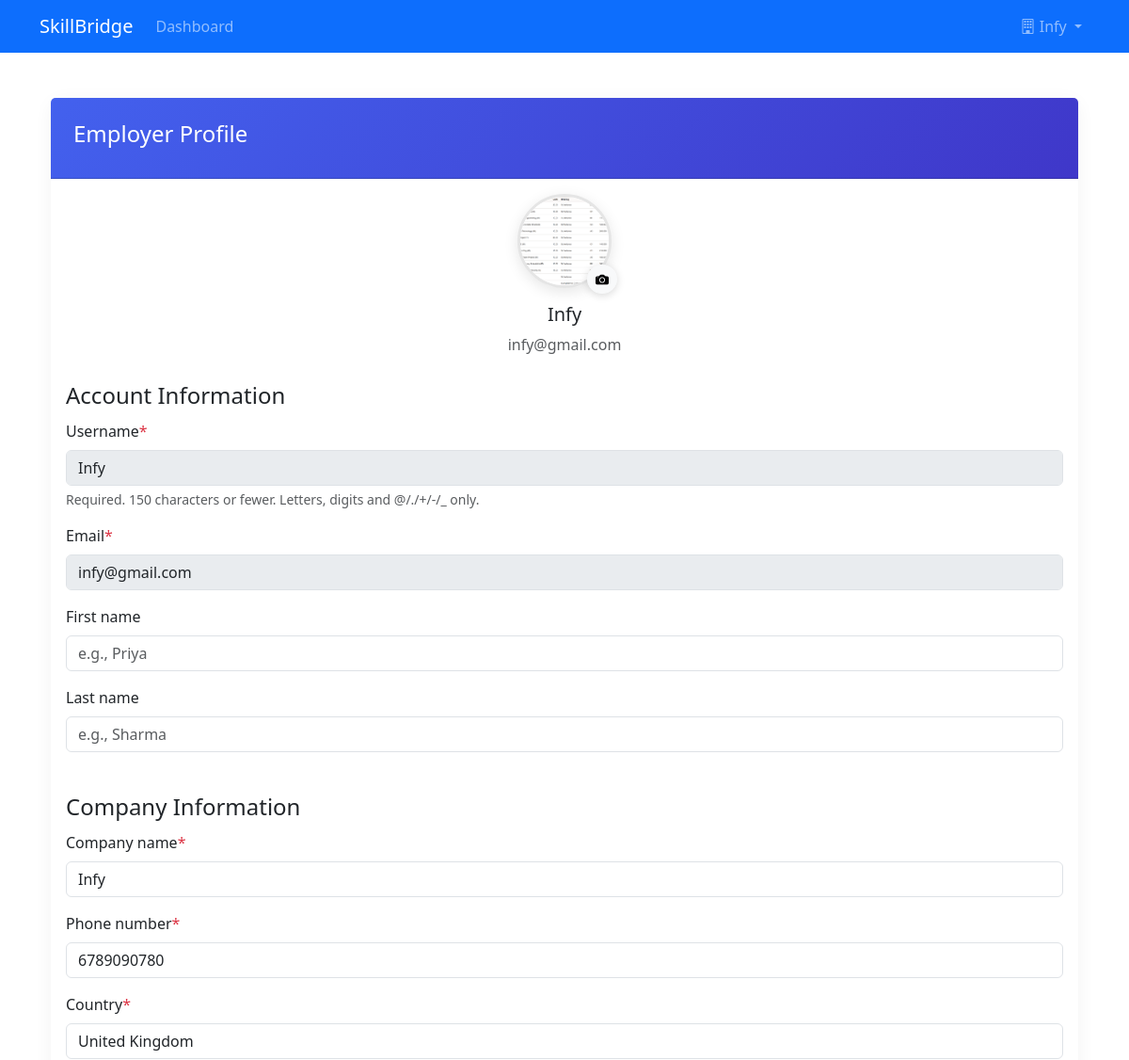
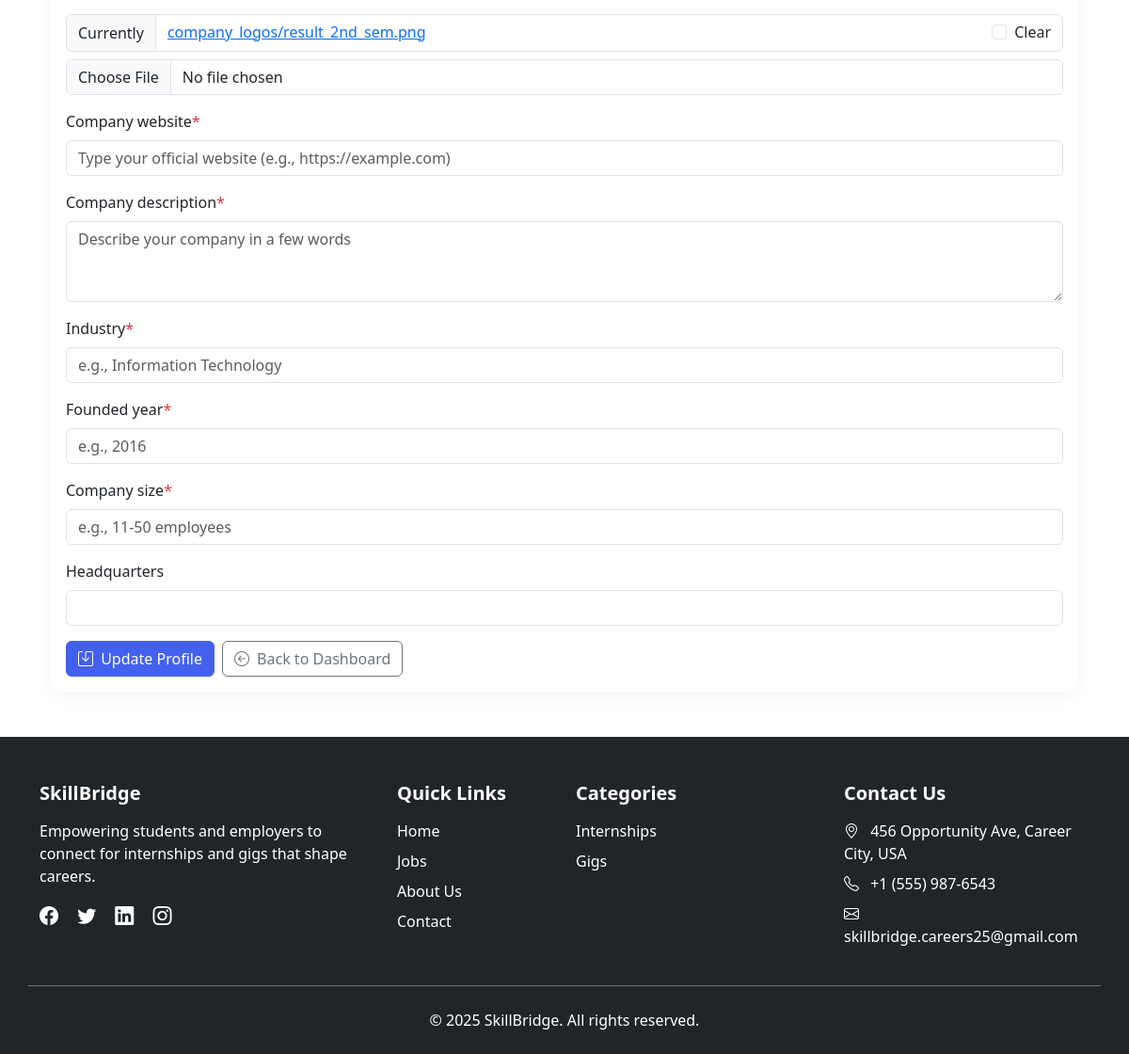
The app's page /accounts/profile/employer/ (signed in) with its own data (2 pictures, top to bottom).
### accounts/models.py (models this page shows, shortened)
class User(AbstractUser):
    is_student = models.BooleanField(default=False)
    is_employer = models.BooleanField(default=False)
    is_verified = models.BooleanField(default=False)

class EmployerProfile(models.Model):
    user = models.OneToOneField(settings.AUTH_USER_MODEL, on_delete=models.CASCADE, primary_key=True)
    company_name = models.CharField(max_length=200)
    email = models.EmailField(unique=True)
    phone_regex = RegexValidator(
    regex=r'^\+\d{12}$',
    message="Phone number must be in the format: '+CCXXXXXXXXXX' (2-digit country code + 10-digit number)."
)
    phone_number = models.CharField(validators=[phone_regex], max_length=13)
    country = models.CharField(max_length=100)
    company_logo = models.ImageField(upload_to='company_logos/', blank=True, null=True)
    company_website = models.URLField(blank=True)
    company_description = models.TextField(blank=True)
    industry = models.CharField(max_length=100, blank=True)
    founded_year = models.PositiveIntegerField(blank=True, null=True)
    company_size = models.CharField(max_length=50, blank=True)
    headquarters = models.CharField(max_length=100, blank=True)
    is_approved = models.BooleanField(default=False)
    approved_date = models.DateTimeField(null=True, blank=True)

### accounts/views.py (the view)
# urls.py: path('profile/employer/', views.employer_profile, name='employer_profile'),
@csrf_protect
@login_required
def employer_profile(request):
    if not hasattr(request.user, 'employerprofile'):
        return redirect('accounts:home')
    employer = request.user.employerprofile
    if request.method == 'POST':
        user_form = UserUpdateForm(request.POST, instance=request.user)
        profile_form = EmployerProfileForm(request.POST, request.FILES, instance=employer)
        if user_form.is_valid() and profile_form.is_valid():
            user_form.save()
            profile_form.save()
            messages.success(request, 'Your profile has been updated!')
            return redirect('accounts:employer_profile')
    else:
        user_form = UserUpdateForm(instance=request.user)
        profile_form = EmployerProfileForm(instance=employer)
    if employer.company_logo and default_storage.exists(employer.company_logo.name):
        try:
            mtime = int(default_storage.get_modified_time(employer.company_logo.name).timestamp())
        except Exception:
            mtime = int(time.time())
        company_logo_url = f"{employer.company_logo.url}?v={mtime}"
    else:
        company_logo_url = staticfiles_storage.url('images/default-logo.png')
    context = {
        'user_form': user_form,
        'profile_form': profile_form,
        'employer': employer,
        'company_logo_url': company_logo_url,
    }
    return render(request, 'accounts/employer_profile.html', context)

### accounts/forms.py (shortened to what this page needs)
class UserUpdateForm(UserChangeForm):
    email = forms.EmailField()
    password = None
    class Meta:
        model = User
        fields = ['username', 'email', 'first_name', 'last_name']
    def __init__(self, *args, **kwargs):
        super().__init__(*args, **kwargs)
        self.fields['username'].disabled = True
        self.fields['email'].disabled = True
        if self.instance and hasattr(self.instance, 'is_employer') and self.instance.is_employer:
            self.fields["first_name"].widget.attrs.update({
                "class": "form-control",
                "placeholder": "e.g., Priya",
                "data-bs-toggle": "tooltip",
                "data-bs-placement": "right",
                "title": "Write the name of the Company HR",
            })
            self.fields["last_name"].widget.attrs.update({
                "class": "form-control",
                "placeholder": "e.g., Sharma",
                "data-bs-toggle": "tooltip",
                "data-bs-placement": "right",
                "title": "Write the name of the Company HR",
            })

### jobs/context_processors.py (called while the page is built)
def user_ui_settings(request):
    ctx = {'dark_mode': False}
    if request.user.is_authenticated and hasattr(request.user, 'studentprofile'):
        settings_obj = getattr(request.user.studentprofile, 'settings', None)
        if settings_obj:
            ctx['dark_mode'] = bool(settings_obj.dark_mode)
    return ctx

### accounts/templates/accounts/employer_profile.html (shortened to what this page needs)
{% extends "base.html" %}
{% load static crispy_forms_tags %}
{% block content %}
<div class="container my-5">
    <div class="row">
        <div class="col-12">
            <div class="card">
                <div class="card-header">
                    <h4>Employer Profile</h4>
                </div>
                <div class="card-body">
                    <div class="text-center mb-4">
                        <div class="logo-wrapper position-relative d-inline-block">
                            <img
                            id="companyLogoPreview"
                            src="{{ company_logo_url }}"
                            class="rounded-circle profile-img"
                            alt="Company Logo"
                            />
                            <button type="button" class="logo-overlay btn btn-sm btn-light" title="Change logo">
                            <i class="bi bi-camera-fill"></i>
                            </button>
                        </div>
                        <h5 class="mt-3">{{ user.employerprofile.company_name }}</h5>
                        <p class="text-muted">{{ user.email }}</p>
                    </div>
                    <form method="POST" enctype="multipart/form-data">
                        <fieldset class="mb-4">
                            <legend>Account Information</legend>
                            {{ user_form|crispy }}
                        </fieldset>
                        <fieldset>
                            <legend>Company Information</legend>
                            {{ profile_form|crispy }}
                        </fieldset>
                        <div class="d-flex gap-2">
                            <button type="submit" class="btn btn-primary">
                                <i class="bi bi-save me-1"></i> Update Profile
                            </button>
                            <a href="{% url 'jobs:employer_dashboard' %}" class="btn btn-outline-secondary">
                                <i class="bi bi-arrow-left-circle me-1"></i> Back to Dashboard
                            </a>
                        </div>
                    </form>
                </div>
            </div>
        </div>
    </div>
</div>
{% endblock %}

### templates/base.html (shortened to what this page needs)
<!DOCTYPE html>
{% load static %}
<html lang="en">
<head>
    <link href="https://cdn.jsdelivr.net/npm/bootstrap@5.3.0/dist/css/bootstrap.min.css" rel="stylesheet">
    <link rel="stylesheet" href="https://cdn.jsdelivr.net/npm/bootstrap-icons@1.10.0/font/bootstrap-icons.css">
    <link rel="stylesheet" href="{% static 'css/main.css' %}">
</head>
<body {% if dark_mode %}
    data-bs-theme="dark" data-theme="dark"
    {% else %}
        data-bs-theme="light" data-theme="light"
    {% endif %}
    >
    <nav class="navbar navbar-expand-lg navbar-dark bg-primary">
        <div class="container">
            <a class="navbar-brand" href="{% url 'home' %}">SkillBridge</a>
            <div class="collapse navbar-collapse" id="navbarNav">
                <ul class="navbar-nav me-auto">
                    {% if user.is_authenticated %}
                        {% if user.is_student %}
                            <li class="nav-item">
                                <a class="nav-link" href="{% url 'jobs:student_dashboard' %}">Dashboard</a>
                            </li>
                        {% elif user.is_employer %}
                            <li class="nav-item">
                                <a class="nav-link" href="{% url 'jobs:employer_dashboard' %}">Dashboard</a>
                            </li>
                        {% endif %}
                    {% endif %}
                </ul>
                <ul class="navbar-nav">
                    {% if user.is_authenticated %}
                        <li class="nav-item dropdown">
                            <a class="nav-link dropdown-toggle" href="#" role="button" data-bs-toggle="dropdown">
                                {% if user.is_student %}
                                    <i class="bi bi-person"></i> {{ user.studentprofile.university|default:"Student" }}
                                {% else %}
                                    <i class="bi bi-building"></i> {{ user.employerprofile.company_name|default:"Employer" }}
                                {% endif %}
                            </a>
                        </li>
                    {% endif %}
                </ul>
            </div>
        </div>
    </nav>
    <div class="container mt-4">
        {% block content %}{% endblock %}
    </div>
    <footer class="bg-dark text-white pt-5 pb-4">
        <div class="container">
            <div class="row g-4">
                <div class="col-md-4">
                    <h5 class="mb-3 fw-bold">SkillBridge</h5>
                    <p class="text-white-75">Empowering students and employers to connect for internships and gigs that shape careers.</p>
                    <div class="social-icons mt-3">
                        <a href="https://www.facebook.com/SkillBridgeOfficial" class="text-white me-3" target="_blank"><i class="bi bi-facebook fs-5"></i></a>
                        <a href="https://x.com/SkillBridgeHQ" class="text-white me-3" target="_blank"><i class="bi bi-twitter fs-5"></i></a>
                        <a href="https://www.linkedin.com/company/skillbridge" class="text-white me-3" target="_blank"><i class="bi bi-linkedin fs-5"></i></a>
                        <a href="https://www.instagram.com/SkillBridgeOfficial" class="text-white" target="_blank"><i class="bi bi-instagram fs-5"></i></a>
                    </div>
                </div>
                <div class="col-md-2">
                    <h5 class="mb-3 fw-bold">Quick Links</h5>
                    <ul class="list-unstyled">
                        <li class="mb-2"><a href="{% url 'home' %}" class="text-white text-decoration-none hover:text-primary">Home</a></li>
                        <li class="mb-2"><a href="{% url 'jobs:job_list' %}" class="text-white text-decoration-none hover:text-primary">Jobs</a></li>
                        <li class="mb-2"><a href="{% url 'about' %}" class="text-white text-decoration-none hover:text-primary">About Us</a></li>
                        <li class="mb-2"><a href="{% url 'contact' %}" class="text-white text-decoration-none hover:text-primary">Contact</a></li>
                    </ul>
                </div>
                <div class="col-md-3">
                    <h5 class="mb-3 fw-bold">Categories</h5>
                    <ul class="list-unstyled">
                        <li class="mb-2"><a href="{% url 'jobs:job_list' %}?job_type=INT" class="text-white text-decoration-none hover:text-primary">Internships</a></li>
                        <li class="mb-2"><a href="{% url 'jobs:job_list' %}?job_type=GIG" class="text-white text-decoration-none hover:text-primary">Gigs</a></li>
                    </ul>
                </div>
                <div class="col-md-3">
                    <h5 class="mb-3 fw-bold">Contact Us</h5>
                    <ul class="list-unstyled text-white-75">
                        <li class="mb-2"><i class="bi bi-geo-alt me-2"></i> 456 Opportunity Ave, Career City, USA</li>
                        <li class="mb-2"><i class="bi bi-telephone me-2"></i> +1 (555) 987-6543</li>
                        <li class="mb-2"><i class="bi bi-envelope me-2"></i> skillbridge.careers25@gmail.com</li>
                    </ul>
                </div>
            </div>
            <div class="row pt-4 mt-4 border-top border-secondary">
                <div class="col-12 text-center">
                    <p class="mb-0 text-white-75">&copy; 2025 SkillBridge. All rights reserved.</p>
                </div>
            </div>
        </div>
    </footer>
</body>
</html>

### static/css/main.css (style rules this page uses)
body { margin: 0; padding: 0; overflow-x: hidden; }

### accounts/templates/accounts/employer_profile.html (style rules this page uses)
:root { --primary-color: #4361ee; --secondary-color: #3f37c9; --accent-color: #4895ef; --light-bg: #f8f9fa; }
.card { border: none; border-radius: 12px; box-shadow: 0 4px 20px rgba(0, 0, 0, 0.05); transition: all 0.3s ease; }
.card-header { background: linear-gradient(135deg, var(--primary-color), var(--secondary-color)); color: white; border-radius: 12px 12px 0 0; padding: 1.5rem; }
.btn-primary { background-color: var(--primary-color); border-color: var(--primary-color); }
.profile-img { width: 100px; height: 100px; object-fit: cover; border: 3px solid rgba(0, 0, 0, 0.1); box-shadow: 0 4px 15px rgba(0, 0, 0, 0.1); }
.asteriskField { color:#dc3545; }
.logo-wrapper { cursor: pointer; }
.logo-overlay { position: absolute; right: -6px; bottom: -6px; border-radius: 50%; box-shadow: 0 2px 8px rgba(0,0,0,.15); }

### records on screen
User: employerprofile.company_name "Infy", email "infy@gmail.com", username "Infy"
EmployerProfile: company_name "Infy", phone_number "6789090780", country "United Kingdom"
